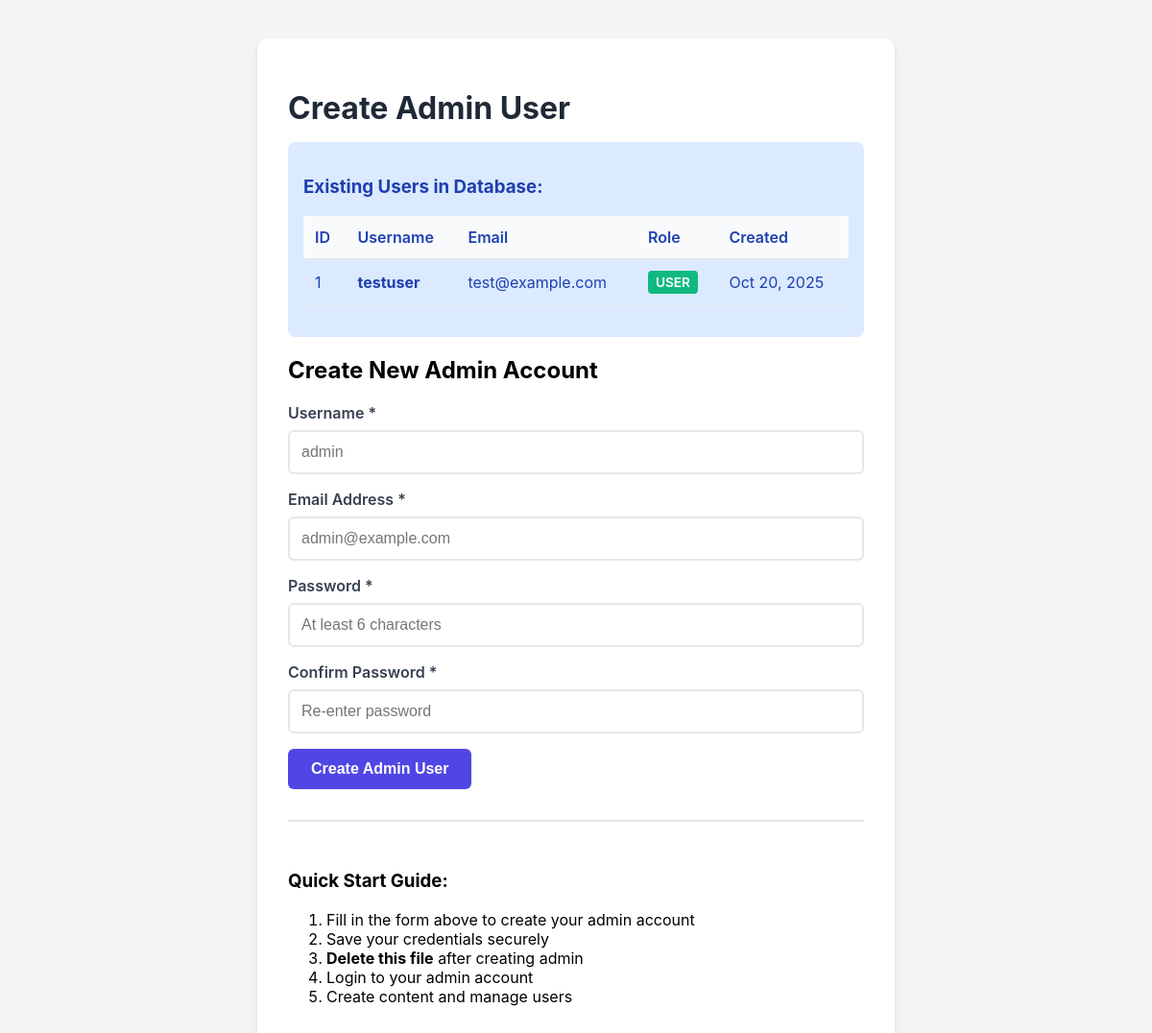
The app's page /create-admin.php with its own data.
### tables this page shows
CREATE TABLE IF NOT EXISTS user (
    id INT AUTO_INCREMENT PRIMARY KEY,
    username VARCHAR(50) NOT NULL UNIQUE,
    email VARCHAR(100) NOT NULL UNIQUE,
    password VARCHAR(255) NOT NULL,
    role ENUM('user', 'admin') DEFAULT 'user',
    created_at TIMESTAMP DEFAULT CURRENT_TIMESTAMP,
    INDEX idx_email (email),
    INDEX idx_username (username)
);

### create-admin.php (the view, shortened to what this page needs)
<?php
echo "<!DOCTYPE html>
<html lang='en'>
<head>
</head>
<body>
    <div class='container'>";
echo "<h1>Create Admin User</h1>";
try {
    $db = getDB();
    $stmt = $db->query("SELECT id, username, email, role, created_at FROM user ORDER BY role DESC, created_at DESC");
    $users = $stmt->fetchAll();
    if (!empty($users)) {
        echo "<div class='info'>
            <h3>Existing Users in Database:</h3>
            <table>
                <thead>
                    <tr>
                        <th>ID</th>
                        <th>Username</th>
                        <th>Email</th>
                        <th>Role</th>
                        <th>Created</th>
                    </tr>
                </thead>
                <tbody>";
        foreach ($users as $user) {
            $badgeClass = $user['role'] === 'admin' ? 'badge-admin' : 'badge-user';
            echo "<tr>
                <td>" . $user['id'] . "</td>
                <td><strong>" . htmlspecialchars($user['username']) . "</strong></td>
                <td>" . htmlspecialchars($user['email']) . "</td>
                <td><span class='badge $badgeClass'>" . strtoupper($user['role']) . "</span></td>
                <td>" . date('M d, Y', strtotime($user['created_at'])) . "</td>
            </tr>";
        }
        echo "</tbody>
            </table>
        </div>";
    }
} catch (PDOException $e) {
    echo "<div class='error'>Could not fetch existing users.</div>";
}
if (!isset($hideForm)):
?>
<form method="POST" action="">
    <h2>Create New Admin Account</h2>
    <div class="form-group">
        <label class="form-label" for="username">Username *</label>
        <input type="text"
               id="username"
               name="username"
               class="form-control"
               placeholder="admin"
               required
               minlength="3"
               value="<?php echo htmlspecialchars($_POST['username'] ?? ''); ?>">
    </div>
    <div class="form-group">
        <label class="form-label" for="email">Email Address *</label>
        <input type="email"
               id="email"
               name="email"
               class="form-control"
               placeholder="admin@example.com"
               required
               value="<?php echo htmlspecialchars($_POST['email'] ?? ''); ?>">
    </div>
    <div class="form-group">
        <label class="form-label" for="password">Password *</label>
        <input type="password"
               id="password"
               name="password"
               class="form-control"
               placeholder="At least 6 characters"
               required
               minlength="6">
    </div>
    <div class="form-group">
        <label class="form-label" for="confirm_password">Confirm Password *</label>
        <input type="password"
               id="confirm_password"
               name="confirm_password"
               class="form-control"
               placeholder="Re-enter password"
               required>
    </div>
    <button type="submit" class="form-submit">Create Admin User</button>
</form>
<div style="margin-top: 2rem; padding-top: 2rem; border-top: 2px solid #e5e7eb;">
    <h3>Quick Start Guide:</h3>
    <ol>
        <li>Fill in the form above to create your admin account</li>
        <li>Save your credentials securely</li>
        <li><strong>Delete this file</strong> after creating admin</li>
        <li>Login to your admin account</li>
        <li>Create content and manage users</li>
    </ol>
</div>
<?php endif; ?>
    </div>
</body>
</html>

### create-admin.php (style rules this page uses)
body { font-family: -apple-system, BlinkMacSystemFont, 'Segoe UI', Roboto, Arial, sans-serif; background: #f3f4f6; padding: 2rem; }
.container { max-width: 600px; margin: 0 auto; background: white; padding: 2rem; border-radius: 12px; box-shadow: 0 4px 6px rgba(0,0,0,0.1); }
h1 { color: #1f2937; margin-bottom: 0.5rem; }
.info { background: #dbeafe; color: #1e40af; padding: 1rem; border-radius: 8px; margin: 1rem 0; }
table { width: 100%; border-collapse: collapse; margin: 1rem 0; }
table th, table td { padding: 0.75rem; text-align: left; border-bottom: 1px solid #e5e7eb; }
table th { background: #f9fafb; font-weight: 600; }
.badge { display: inline-block; padding: 0.25rem 0.5rem; border-radius: 4px; font-size: 0.85rem; font-weight: 600; }
.badge-user { background: #10b981; color: white; }
.form-group { margin-bottom: 1rem; }
.form-label { display: block; font-weight: 600; margin-bottom: 0.5rem; color: #374151; }
.form-control { width: 100%; padding: 0.75rem; border: 2px solid #e5e7eb; border-radius: 6px; font-size: 1rem; box-sizing: border-box; }
.form-submit { background: #4f46e5; color: white; padding: 0.75rem 1.5rem; border: none; border-radius: 6px; font-weight: 600; cursor: pointer; font-size: 1rem; }

### records on screen
user: id "1", username "testuser", email "test@example.com", role "USER", created_at "Oct 20, 2025"
